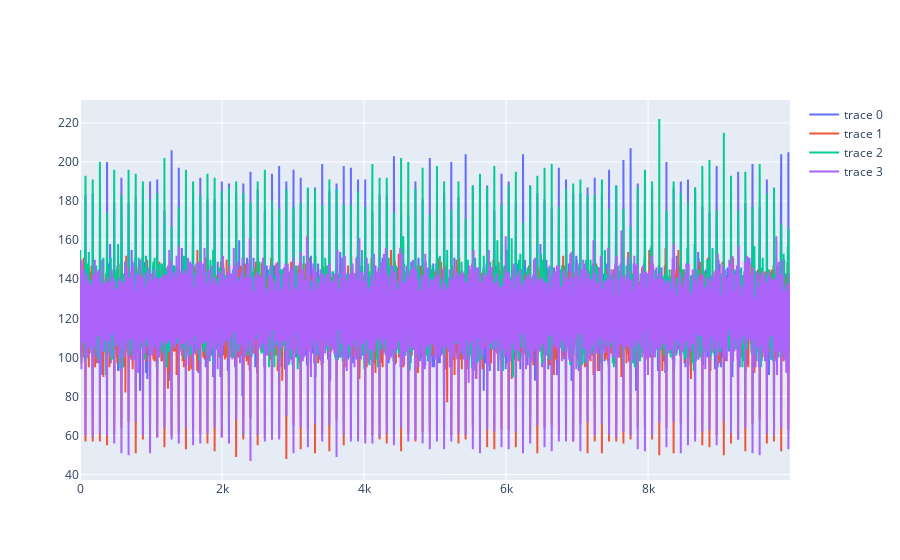

Notebook cell for this chart:
### Code cell
t = np.arange(n)
fig = go.Figure()
for i in range(4):
    fig.add_scatter(x=t, y=qs[i,:])
fig

### Figure 1 — Plotly figure (JSON) as saved in the notebook; plotly's stock layout.template omitted (floating-point values rounded to 4 significant figures; data arrays with more than 128 entries replaced by an {"elided": "..."} marker saying what was removed)
{"data": [{"type": "scatter", "x": {"elided": "10000 int values"}, "y": {"elided": "10000 int values"}}, {"type": "scatter", "x": {"elided": "10000 int values"}, "y": {"elided": "10000 int values"}}, {"type": "scatter", "x": {"elided": "10000 int values"}, "y": {"elided": "10000 int values"}}, {"type": "scatter", "x": {"elided": "10000 int values"}, "y": {"elided": "10000 int values"}}], "layout": {}}
